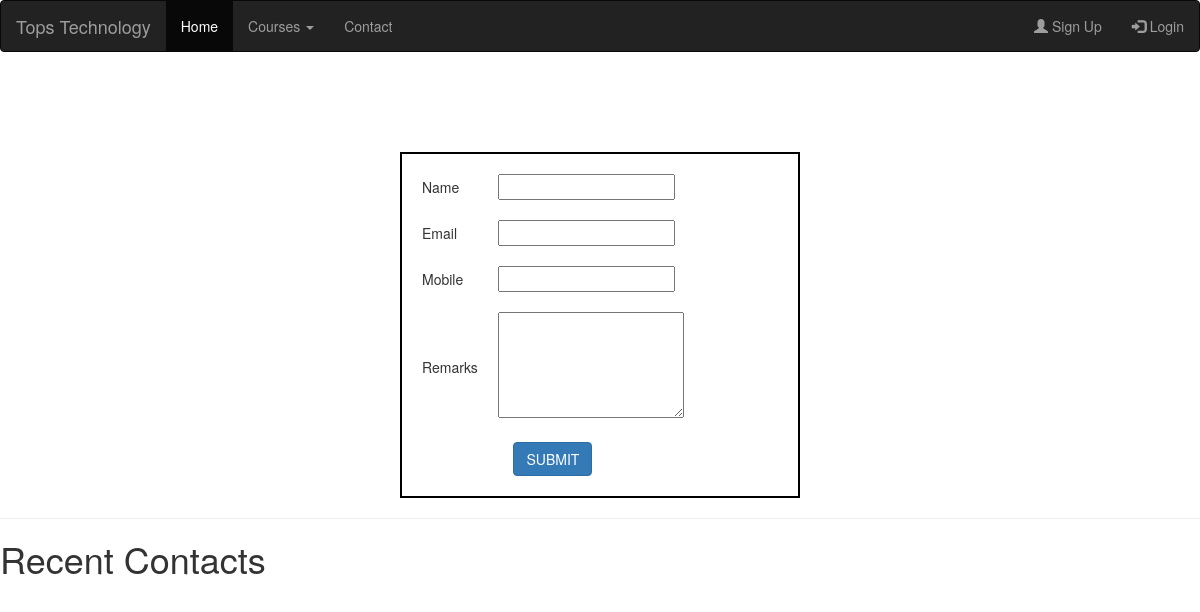
Page /contact/ on the earlier database version.
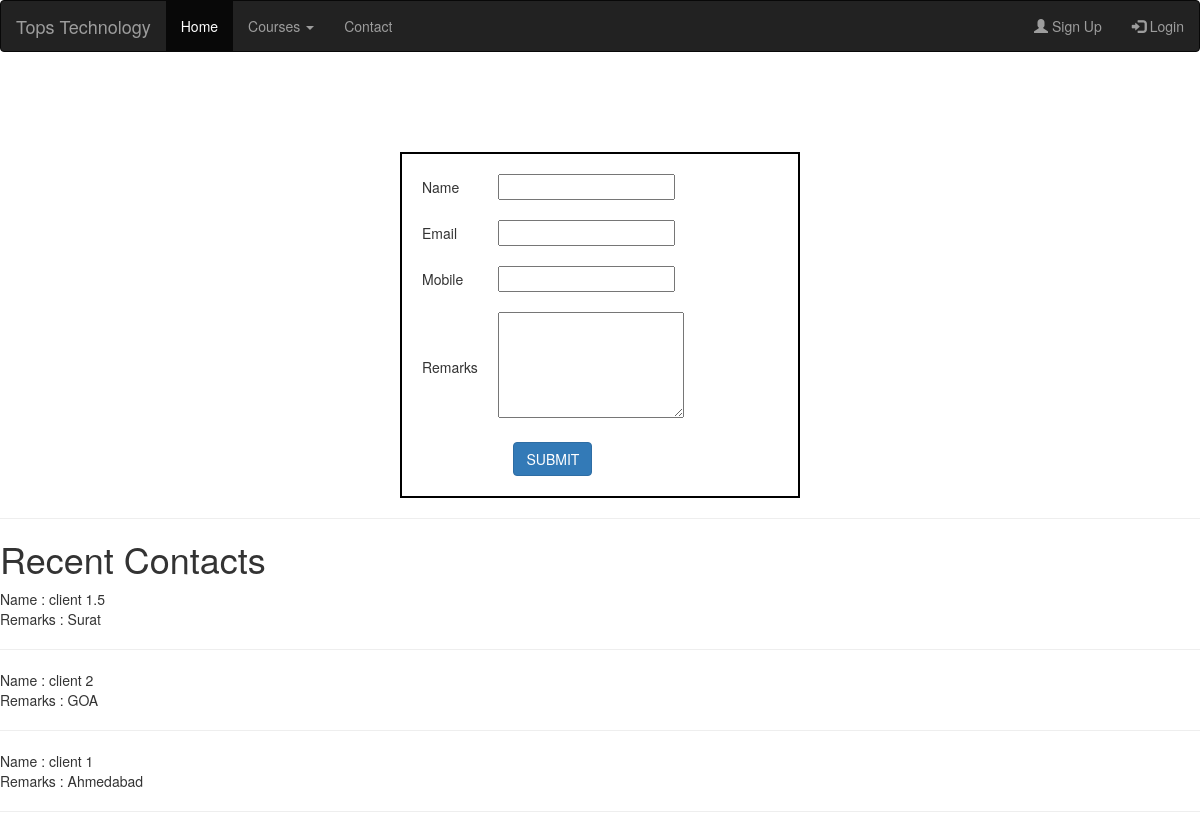
Same page on the later database version.
### myapp/models.py (models this page shows, shortened)
class Contact(models.Model):
    name=models.CharField(max_length=100)
    email=models.EmailField()
    mobile=models.PositiveIntegerField()
    remarks=models.TextField()

### myapp/views.py (the view)
# urls.py: path('contact/',views.contact,name='contact'),
def contact(request):
    if request.method=="POST":
        Contact.objects.create(
            name=request.POST['name'],
            email=request.POST['email'],
            mobile=request.POST['mobile'],
            remarks=request.POST['remarks']
        )
        msg=" Contact Saved Successfully!!! "
        contacts=Contact.objects.all().order_by("-id")[:3]
        return render(request,'contact.html',{'msg':msg , 'contacts':contacts})
    else:
        contacts=Contact.objects.all().order_by("-id")[:3]
        return render(request,'contact.html',{'contacts':contacts})

### myapp/templates/contact.html (shortened to what this page needs)
{% extends 'header.html' %}
{% block content %}
<!DOCTYPE html>
<html lang="en">
<head>
</head>
<body>
   <form class="contact-form " name="contact" method="POST" action="{% url 'contact' %}">
    <table>
        <tr>
            <td>Name</td>
            <td><input type="text" name="name" ></td>
        </tr>
        <tr>
            <td>Email</td>
            <td><input type="text" name="email" ></td>
        </tr>
        <tr>
            <td>Mobile</td>
            <td><input type="text" name="mobile" ></td>
        </tr>
        <tr>
            <td>Remarks</td>
            <td><textarea rows="5" cols="22" name="remarks" ></textarea></td>
        </tr>
        <tr>
            <td colspan="2" align ="center">
                <input type="submit" value="SUBMIT" class="btn btn-primary">
            </td>
        </tr>
    </table>
   </form>
   <hr>
   <h1>Recent Contacts</h1>
   {% for i in contacts %}
       Name : {{i.name}} <br>
       Remarks : {{i.remarks}} <br> <hr>
   {% endfor %}
</body>
</html>
{% endblock %}

### myapp/templates/header.html (shortened to what this page needs)
<!DOCTYPE html>
<html lang="en">
<head>
    <link rel="stylesheet" href="https://maxcdn.bootstrapcdn.com/bootstrap/3.4.1/css/bootstrap.min.css">
</head>
<body>
    <nav class="navbar navbar-inverse ">
        <div class="container-fluid">
            <div class="navbar-header">
                <a class="navbar-brand" href="/">Tops Technology</a>
            </div>
                <ul class="nav navbar-nav">
                    <li class="active"><a href="/">Home</a></li>
                    <li class="dropdown"><a class="dropdown-toggle" data-toggle="dropdown" href="#">Courses <span class="caret"></span></a>
                    </li>
                    <li><a href="{% url 'contact' %}">Contact</a></li>
                </ul>
                <ul class="nav navbar-nav navbar-right">
                    {% if request.session.email %}
                        <li><a href="{% url 'profile' %}"><span class="glyphicon glyphicon-edit"></span> Profile</a></li>
                        <li><a href="{% url 'change-password' %}"><span class="glyphicon glyphicon-edit"></span> Change Password</a></li>
                        <li><a href="{% url 'logout' %}"><span class="glyphicon glyphicon-log-out"></span> Logout {{request.session.fname}}</a></li>
                    {% else %}
                        <li><a href="{% url 'signup' %}"><span class="glyphicon glyphicon-user"></span> Sign Up</a></li>
                        <li><a href="{% url 'login' %}"><span class="glyphicon glyphicon-log-in"></span> Login</a></li>
                    {% endif %}
                </ul>
            </div>
   </nav>
   {% block content %}
   {% endblock %}
</body>
</html>

### myapp/templates/header.html (style rules this page uses)
tr,td { padding: 10px; }
.contact-form { margin-left: auto; margin-right: auto; margin-top: 100px; border: 2px solid black; width: 400px; padding: 10px; }

Differences in the rows shown:
added Contact: name "client 1.5", remarks "Surat"
added Contact: name "client 2", remarks "GOA"
added Contact: name "client 1", remarks "Ahmedabad"
